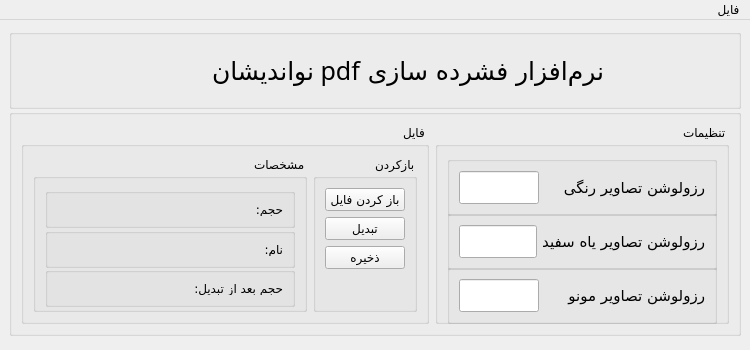
<?xml version="1.0" encoding="UTF-8"?>
<ui version="4.0">
 <class>mainWindow</class>
 <widget class="QMainWindow" name="mainWindow">
  <property name="geometry">
   <rect>
    <x>0</x>
    <y>0</y>
    <width>750</width>
    <height>350</height>
   </rect>
  </property>
  <property name="sizePolicy">
   <sizepolicy hsizetype="Fixed" vsizetype="Fixed">
    <horstretch>0</horstretch>
    <verstretch>0</verstretch>
   </sizepolicy>
  </property>
  <property name="minimumSize">
   <size>
    <width>750</width>
    <height>350</height>
   </size>
  </property>
  <property name="maximumSize">
   <size>
    <width>750</width>
    <height>350</height>
   </size>
  </property>
  <property name="font">
   <font>
    <family>Vazirmatn</family>
   </font>
  </property>
  <property name="windowTitle">
   <string>فشرده سازی</string>
  </property>
  <widget class="QWidget" name="centralwidget">
   <property name="sizePolicy">
    <sizepolicy hsizetype="Fixed" vsizetype="Fixed">
     <horstretch>0</horstretch>
     <verstretch>0</verstretch>
    </sizepolicy>
   </property>
   <property name="minimumSize">
    <size>
     <width>750</width>
     <height>325</height>
    </size>
   </property>
   <property name="maximumSize">
    <size>
     <width>750</width>
     <height>325</height>
    </size>
   </property>
   <property name="font">
    <font>
     <family>Vazirmatn</family>
    </font>
   </property>
   <property name="layoutDirection">
    <enum>Qt::RightToLeft</enum>
   </property>
   <layout class="QGridLayout" name="gridLayout_2" rowstretch="1,0" columnstretch="0">
    <property name="verticalSpacing">
     <number>0</number>
    </property>
    <item row="0" column="0">
     <widget class="QGroupBox" name="groupBox">
      <property name="maximumSize">
       <size>
        <width>16777215</width>
        <height>80</height>
       </size>
      </property>
      <property name="font">
       <font>
        <family>Vazirmatn</family>
       </font>
      </property>
      <property name="title">
       <string/>
      </property>
      <property name="alignment">
       <set>Qt::AlignLeading|Qt::AlignLeft|Qt::AlignVCenter</set>
      </property>
      <layout class="QHBoxLayout" name="horizontalLayout_9">
       <item>
        <widget class="QLabel" name="label">
         <property name="font">
          <font>
           <family>Vazirmatn</family>
           <pointsize>19</pointsize>
          </font>
         </property>
         <property name="text">
          <string>نرم‌افزار فشرده سازی pdf نواندیشان</string>
         </property>
         <property name="alignment">
          <set>Qt::AlignCenter</set>
         </property>
        </widget>
       </item>
       <item>
        <widget class="QLabel" name="lbl_logo">
         <property name="minimumSize">
          <size>
           <width>60</width>
           <height>60</height>
          </size>
         </property>
         <property name="maximumSize">
          <size>
           <width>60</width>
           <height>60</height>
          </size>
         </property>
         <property name="text">
          <string/>
         </property>
         <property name="scaledContents">
          <bool>true</bool>
         </property>
        </widget>
       </item>
      </layout>
     </widget>
    </item>
    <item row="1" column="0">
     <widget class="QGroupBox" name="groupBox_2">
      <property name="maximumSize">
       <size>
        <width>16777215</width>
        <height>250</height>
       </size>
      </property>
      <property name="font">
       <font>
        <family>Vazirmatn</family>
       </font>
      </property>
      <property name="title">
       <string/>
      </property>
      <property name="alignment">
       <set>Qt::AlignLeading|Qt::AlignLeft|Qt::AlignTop</set>
      </property>
      <property name="flat">
       <bool>false</bool>
      </property>
      <layout class="QHBoxLayout" name="horizontalLayout_2" stretch="1,2">
       <item>
        <widget class="QGroupBox" name="groupBox_3">
         <property name="maximumSize">
          <size>
           <width>300</width>
           <height>250</height>
          </size>
         </property>
         <property name="font">
          <font>
           <family>Vazirmatn</family>
          </font>
         </property>
         <property name="title">
          <string>تنظیمات</string>
         </property>
         <property name="alignment">
          <set>Qt::AlignLeading|Qt::AlignLeft|Qt::AlignTop</set>
         </property>
         <property name="checkable">
          <bool>false</bool>
         </property>
         <layout class="QVBoxLayout" name="verticalLayout_2">
          <item>
           <widget class="QGroupBox" name="groupBox_5">
            <property name="minimumSize">
             <size>
              <width>270</width>
              <height>60</height>
             </size>
            </property>
            <property name="maximumSize">
             <size>
              <width>300</width>
              <height>60</height>
             </size>
            </property>
            <property name="font">
             <font>
              <family>Vazirmatn</family>
             </font>
            </property>
            <property name="layoutDirection">
             <enum>Qt::RightToLeft</enum>
            </property>
            <property name="title">
             <string/>
            </property>
            <layout class="QHBoxLayout" name="horizontalLayout" stretch="0,0">
             <property name="sizeConstraint">
              <enum>QLayout::SetDefaultConstraint</enum>
             </property>
             <item>
              <widget class="QLabel" name="label_2">
               <property name="minimumSize">
                <size>
                 <width>115</width>
                 <height>0</height>
                </size>
               </property>
               <property name="font">
                <font>
                 <family>Vazirmatn</family>
                 <pointsize>11</pointsize>
                </font>
               </property>
               <property name="layoutDirection">
                <enum>Qt::LeftToRight</enum>
               </property>
               <property name="frameShape">
                <enum>QFrame::NoFrame</enum>
               </property>
               <property name="frameShadow">
                <enum>QFrame::Plain</enum>
               </property>
               <property name="text">
                <string>رزولوشن تصاویر رنگی</string>
               </property>
              </widget>
             </item>
             <item>
              <widget class="QLineEdit" name="txt_color_image_res">
               <property name="sizePolicy">
                <sizepolicy hsizetype="Expanding" vsizetype="Expanding">
                 <horstretch>0</horstretch>
                 <verstretch>0</verstretch>
                </sizepolicy>
               </property>
               <property name="maximumSize">
                <size>
                 <width>80</width>
                 <height>16777215</height>
                </size>
               </property>
              </widget>
             </item>
            </layout>
           </widget>
          </item>
          <item>
           <widget class="QGroupBox" name="groupBox_6">
            <property name="minimumSize">
             <size>
              <width>270</width>
              <height>60</height>
             </size>
            </property>
            <property name="maximumSize">
             <size>
              <width>300</width>
              <height>60</height>
             </size>
            </property>
            <property name="font">
             <font>
              <family>Vazirmatn</family>
             </font>
            </property>
            <property name="layoutDirection">
             <enum>Qt::RightToLeft</enum>
            </property>
            <property name="title">
             <string/>
            </property>
            <layout class="QHBoxLayout" name="horizontalLayout_3" stretch="0,0">
             <property name="sizeConstraint">
              <enum>QLayout::SetDefaultConstraint</enum>
             </property>
             <item>
              <widget class="QLabel" name="label_3">
               <property name="minimumSize">
                <size>
                 <width>115</width>
                 <height>0</height>
                </size>
               </property>
               <property name="font">
                <font>
                 <family>Vazirmatn</family>
                 <pointsize>11</pointsize>
                </font>
               </property>
               <property name="layoutDirection">
                <enum>Qt::LeftToRight</enum>
               </property>
               <property name="frameShape">
                <enum>QFrame::NoFrame</enum>
               </property>
               <property name="frameShadow">
                <enum>QFrame::Plain</enum>
               </property>
               <property name="text">
                <string>رزولوشن تصاویر یاه سفید</string>
               </property>
              </widget>
             </item>
             <item>
              <widget class="QLineEdit" name="txt_gray_image_res">
               <property name="sizePolicy">
                <sizepolicy hsizetype="Expanding" vsizetype="Expanding">
                 <horstretch>0</horstretch>
                 <verstretch>0</verstretch>
                </sizepolicy>
               </property>
               <property name="maximumSize">
                <size>
                 <width>80</width>
                 <height>16777215</height>
                </size>
               </property>
              </widget>
             </item>
            </layout>
           </widget>
          </item>
          <item>
           <widget class="QGroupBox" name="groupBox_7">
            <property name="minimumSize">
             <size>
              <width>270</width>
              <height>60</height>
             </size>
            </property>
            <property name="maximumSize">
             <size>
              <width>300</width>
              <height>60</height>
             </size>
            </property>
            <property name="font">
             <font>
              <family>Vazirmatn</family>
             </font>
            </property>
            <property name="layoutDirection">
             <enum>Qt::RightToLeft</enum>
            </property>
            <property name="title">
             <string/>
            </property>
            <layout class="QHBoxLayout" name="horizontalLayout_4" stretch="0,0">
             <property name="sizeConstraint">
              <enum>QLayout::SetDefaultConstraint</enum>
             </property>
             <item>
              <widget class="QLabel" name="label_4">
               <property name="minimumSize">
                <size>
                 <width>115</width>
                 <height>0</height>
                </size>
               </property>
               <property name="font">
                <font>
                 <family>Vazirmatn</family>
                 <pointsize>11</pointsize>
                </font>
               </property>
               <property name="layoutDirection">
                <enum>Qt::LeftToRight</enum>
               </property>
               <property name="frameShape">
                <enum>QFrame::NoFrame</enum>
               </property>
               <property name="frameShadow">
                <enum>QFrame::Plain</enum>
               </property>
               <property name="text">
                <string>رزولوشن تصاویر مونو</string>
               </property>
              </widget>
             </item>
             <item>
              <widget class="QLineEdit" name="txt_mono_image_res">
               <property name="sizePolicy">
                <sizepolicy hsizetype="Expanding" vsizetype="Expanding">
                 <horstretch>0</horstretch>
                 <verstretch>0</verstretch>
                </sizepolicy>
               </property>
               <property name="maximumSize">
                <size>
                 <width>80</width>
                 <height>16777215</height>
                </size>
               </property>
              </widget>
             </item>
            </layout>
           </widget>
          </item>
         </layout>
        </widget>
       </item>
       <item>
        <widget class="QGroupBox" name="groupBox_4">
         <property name="maximumSize">
          <size>
           <width>500</width>
           <height>250</height>
          </size>
         </property>
         <property name="font">
          <font>
           <family>Vazirmatn</family>
          </font>
         </property>
         <property name="title">
          <string>فایل</string>
         </property>
         <layout class="QHBoxLayout" name="horizontalLayout_5">
          <item>
           <widget class="QGroupBox" name="groupBox_9">
            <property name="title">
             <string>بازکردن</string>
            </property>
            <layout class="QVBoxLayout" name="verticalLayout_3">
             <item>
              <widget class="QPushButton" name="btn_openfile">
               <property name="text">
                <string>باز کردن فایل</string>
               </property>
              </widget>
             </item>
             <item>
              <widget class="QPushButton" name="btn_convert">
               <property name="text">
                <string>تبدیل</string>
               </property>
              </widget>
             </item>
             <item>
              <widget class="QPushButton" name="btn_savefile">
               <property name="text">
                <string>ذخیره</string>
               </property>
              </widget>
             </item>
             <item>
              <spacer name="verticalSpacer_2">
               <property name="orientation">
                <enum>Qt::Vertical</enum>
               </property>
               <property name="sizeHint" stdset="0">
                <size>
                 <width>20</width>
                 <height>40</height>
                </size>
               </property>
              </spacer>
             </item>
            </layout>
           </widget>
          </item>
          <item>
           <widget class="QGroupBox" name="groupBox_8">
            <property name="title">
             <string>مشخصات</string>
            </property>
            <layout class="QVBoxLayout" name="verticalLayout">
             <item>
              <widget class="QGroupBox" name="groupBox_12">
               <property name="minimumSize">
                <size>
                 <width>0</width>
                 <height>40</height>
                </size>
               </property>
               <property name="title">
                <string/>
               </property>
               <property name="alignment">
                <set>Qt::AlignRight|Qt::AlignTrailing|Qt::AlignVCenter</set>
               </property>
               <layout class="QHBoxLayout" name="horizontalLayout_8" stretch="1,2">
                <item>
                 <widget class="QLabel" name="label_6">
                  <property name="text">
                   <string>حجم:</string>
                  </property>
                  <property name="alignment">
                   <set>Qt::AlignLeading|Qt::AlignLeft|Qt::AlignVCenter</set>
                  </property>
                 </widget>
                </item>
                <item>
                 <widget class="QLabel" name="lbl_file_size">
                  <property name="text">
                   <string/>
                  </property>
                  <property name="alignment">
                   <set>Qt::AlignLeading|Qt::AlignLeft|Qt::AlignVCenter</set>
                  </property>
                 </widget>
                </item>
               </layout>
              </widget>
             </item>
             <item>
              <widget class="QGroupBox" name="groupBox_11">
               <property name="minimumSize">
                <size>
                 <width>0</width>
                 <height>40</height>
                </size>
               </property>
               <property name="title">
                <string/>
               </property>
               <property name="alignment">
                <set>Qt::AlignRight|Qt::AlignTrailing|Qt::AlignVCenter</set>
               </property>
               <layout class="QHBoxLayout" name="horizontalLayout_7" stretch="1,2">
                <item>
                 <widget class="QLabel" name="label_7">
                  <property name="text">
                   <string>نام:</string>
                  </property>
                  <property name="alignment">
                   <set>Qt::AlignLeading|Qt::AlignLeft|Qt::AlignVCenter</set>
                  </property>
                 </widget>
                </item>
                <item>
                 <widget class="QLabel" name="lbl_file_name">
                  <property name="text">
                   <string/>
                  </property>
                  <property name="alignment">
                   <set>Qt::AlignLeading|Qt::AlignLeft|Qt::AlignVCenter</set>
                  </property>
                 </widget>
                </item>
               </layout>
              </widget>
             </item>
             <item>
              <widget class="QGroupBox" name="groupBox_10">
               <property name="minimumSize">
                <size>
                 <width>0</width>
                 <height>40</height>
                </size>
               </property>
               <property name="title">
                <string/>
               </property>
               <property name="alignment">
                <set>Qt::AlignRight|Qt::AlignTrailing|Qt::AlignVCenter</set>
               </property>
               <layout class="QHBoxLayout" name="horizontalLayout_6" stretch="1,2">
                <item>
                 <widget class="QLabel" name="label_5">
                  <property name="text">
                   <string>حجم بعد از تبدیل:</string>
                  </property>
                  <property name="alignment">
                   <set>Qt::AlignLeading|Qt::AlignLeft|Qt::AlignVCenter</set>
                  </property>
                 </widget>
                </item>
                <item>
                 <widget class="QLabel" name="lbl_file_after_size">
                  <property name="text">
                   <string/>
                  </property>
                  <property name="alignment">
                   <set>Qt::AlignLeading|Qt::AlignLeft|Qt::AlignVCenter</set>
                  </property>
                 </widget>
                </item>
               </layout>
              </widget>
             </item>
             <item>
              <spacer name="verticalSpacer_3">
               <property name="orientation">
                <enum>Qt::Vertical</enum>
               </property>
               <property name="sizeHint" stdset="0">
                <size>
                 <width>20</width>
                 <height>26</height>
                </size>
               </property>
              </spacer>
             </item>
            </layout>
           </widget>
          </item>
         </layout>
        </widget>
       </item>
      </layout>
     </widget>
    </item>
   </layout>
  </widget>
  <widget class="QMenuBar" name="menubar">
   <property name="geometry">
    <rect>
     <x>0</x>
     <y>0</y>
     <width>750</width>
     <height>24</height>
    </rect>
   </property>
   <property name="font">
    <font>
     <family>Vazirmatn</family>
    </font>
   </property>
   <property name="layoutDirection">
    <enum>Qt::RightToLeft</enum>
   </property>
   <widget class="QMenu" name="menu">
    <property name="font">
     <font>
      <family>Vazirmatn</family>
     </font>
    </property>
    <property name="title">
     <string>فایل</string>
    </property>
    <addaction name="menu_openfile"/>
    <addaction name="menu_savefile"/>
   </widget>
   <addaction name="menu"/>
  </widget>
  <action name="menu_openfile">
   <property name="text">
    <string>بازکردن فایل</string>
   </property>
   <property name="font">
    <font>
     <family>Vazirmatn</family>
    </font>
   </property>
  </action>
  <action name="menu_savefile">
   <property name="text">
    <string>ذخیره</string>
   </property>
   <property name="font">
    <font>
     <family>Vazirmatn</family>
    </font>
   </property>
  </action>
 </widget>
 <resources/>
 <connections/>
</ui>
